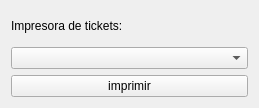
<?xml version="1.0" encoding="UTF-8"?>
<ui version="4.0">
 <class>MainWindow</class>
 <widget class="QMainWindow" name="MainWindow">
  <property name="geometry">
   <rect>
    <x>0</x>
    <y>0</y>
    <width>259</width>
    <height>108</height>
   </rect>
  </property>
  <property name="windowTitle">
   <string>Cliente FacturaScripts</string>
  </property>
  <widget class="QWidget" name="centralWidget">
   <layout class="QVBoxLayout" name="verticalLayout">
    <item>
     <widget class="QLabel" name="label">
      <property name="text">
       <string>Impresora de tickets:</string>
      </property>
     </widget>
    </item>
    <item>
     <widget class="QComboBox" name="comboBox"/>
    </item>
    <item>
     <widget class="QPushButton" name="pushButton">
      <property name="text">
       <string>imprimir</string>
      </property>
     </widget>
    </item>
   </layout>
  </widget>
 </widget>
 <layoutdefault spacing="6" margin="11"/>
 <resources/>
 <connections/>
</ui>
